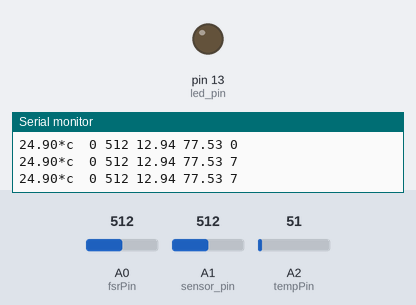
A sketch run on a simulated Arduino Uno, built with avr-gcc and run on an emulated ATmega328P. Parts: output pins drawn as LEDs (lit = HIGH), the last lines printed to the serial monitor. Inputs (shaded band) come from the test bench; at power-on: A1 (sensor_pin) = 512, A0 (fsrPin) = 512, A2 (tempPin) = 51. No radio packets arrive unless stated.

Above: at 1.2 s.
1.3 s: A1 (sensor_pin) set to 523
At 3.3 s:
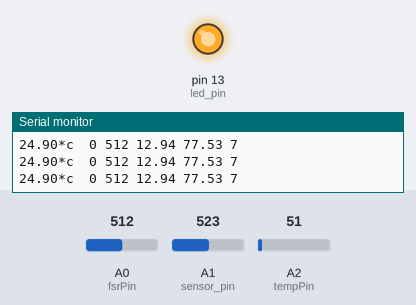
4.3 s: A1 (sensor_pin) set to 511
At 5.5 s:
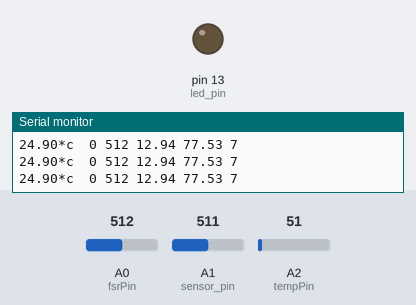
5.8 s: A1 (sensor_pin) set to 535
At 6.8 s:
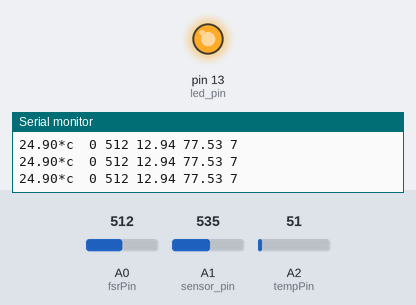
Timing chart, 0 to 8.8 s (numbered marks = the images above; inputs shaded):
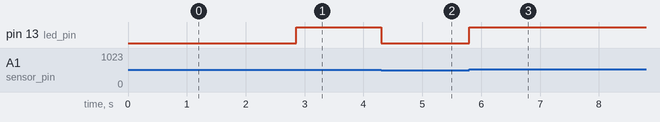

Measured:
- the behaviour switches between 512 and 513 on A1 (sensor_pin) (found by bisection; images 0 and 1)
- after the input at 1.3 s, pin 13 (led_pin): LOW → HIGH after 1.6 s
- after the input at 4.3 s, pin 13 (led_pin): HIGH → LOW at once
- after the input at 5.8 s, pin 13 (led_pin): LOW → HIGH at once

The sketch:

sketch_mar28a.ino
```cpp
#include <RH_ASK.h>
#include <SPI.h> // Not actually used but needed to compile

RH_ASK driver;

int sensor_pin = 1;

int led_pin = 13;

float temp;

int tempPin = 2;

volatile int heart_rate;

volatile int analog_data;

volatile int time_between_beats = 600;

volatile boolean pulse_signal = false;

volatile int beat[10];         //heartbeat values will be sotred in this array

volatile int peak_value = 512;

volatile int trough_value = 512;

volatile int thresh = 525;

volatile int amplitude = 100;

volatile boolean first_heartpulse = true;

volatile boolean second_heartpulse = false;

volatile unsigned long samplecounter = 0;   //This counter will tell us the pulse timing

volatile unsigned long lastBeatTime = 0;

volatile int code[3];

volatile int length=0;

unsigned long previousMillies=0;


int fsrPin = 0;     // the FSR and 10K pulldown are connected to a0
int fsrReading;
volatile int sum;

void setup()

{

  pinMode(led_pin,OUTPUT);

  Serial.begin(9600);

  interruptSetup();
  if (!driver.init())
         Serial.println("RF init failed");

}


void loop()

{
      if(millis()-previousMillies>=350){
        previousMillies=millis();
        temp = analogRead(tempPin);
        temp = temp * 0.48828125;

        fsrReading = analogRead(fsrPin);

        if(fsrReading >0 && fsrReading <200){
          code[length++]=0;
        }
        else if(fsrReading >200){
          code[length++]=1;
        }

        if(length==3){
          length=0;
          int num=4;
          sum=0;
          for(int x=0;x<3;x++){

            sum=sum+(num*code[x]);
            num= num/2;
          }

        }
      }
      String space=" ";
      String msg1=String(temp)+"*c "+space+heart_rate+space+fsrReading+space+12.936+space+77.533+space+sum;
      int length1= msg1.length()+1;
      char msg[length1];
      msg1.toCharArray(msg,length1);
      Serial.println(String(temp)+"*c "+space+heart_rate+space+fsrReading+space+12.936+space+77.533+space+sum);
      driver.send((uint8_t *)msg, strlen(msg));
      driver.waitPacketSent();

}


void interruptSetup()

{

  TCCR2A = 0x02;  // This will disable the PWM on pin 3 and 11

  OCR2A = 0X7C;   // This will set the top of count to 124 for the 500Hz sample rate

  TCCR2B = 0x06;  // DON'T FORCE COMPARE, 256 PRESCALER

  TIMSK2 = 0x02;  // This will enable interrupt on match between OCR2A and Timer

  sei();          // This will make sure that the global interrupts are enable

}


ISR(TIMER2_COMPA_vect)

{

  cli();

  analog_data = analogRead(sensor_pin);

  samplecounter += 2;

  int N = samplecounter - lastBeatTime;


  if(analog_data < thresh && N > (time_between_beats/5)*3)

    {

      if (analog_data < trough_value)

      {

        trough_value = analog_data;

      }

    }


  if(analog_data > thresh && analog_data > peak_value)

    {

      peak_value = analog_data;

    }


   if (N > 250)

  {

    if ( (analog_data > thresh) && (pulse_signal == false) && (N > (time_between_beats/5)*3) )

      {

        pulse_signal = true;

        digitalWrite(led_pin,HIGH);

        time_between_beats = samplecounter - lastBeatTime;

        lastBeatTime = samplecounter;


       if(second_heartpulse)

        {

          second_heartpulse = false;

          for(int i=0; i<=9; i++)

          {

            beat[i] = time_between_beats; //Filling the array with the heart beat values

          }

        }


        if(first_heartpulse)

        {

          first_heartpulse = false;

          second_heartpulse = true;

          sei();

          return;

        }


      word runningTotal = 0;


      for(int i=0; i<=8; i++)

        {

          beat[i] = beat[i+1];

          runningTotal += beat[i];

        }


      beat[9] = time_between_beats;

      runningTotal += beat[9];

      runningTotal /= 10;

      heart_rate = 60000/runningTotal;

    }

  }


  if (analog_data < thresh && pulse_signal == true)

    {

      digitalWrite(led_pin,LOW);

      pulse_signal = false;

      amplitude = peak_value - trough_value;

      thresh = amplitude/2 + trough_value;

      peak_value = thresh;

      trough_value = thresh;

    }


  if (N > 2500)

    {

      thresh = 512;

      peak_value = 512;

      trough_value = 512;

      lastBeatTime = samplecounter;

      first_heartpulse = true;

      second_heartpulse = false;

    }


  sei();

}
```
